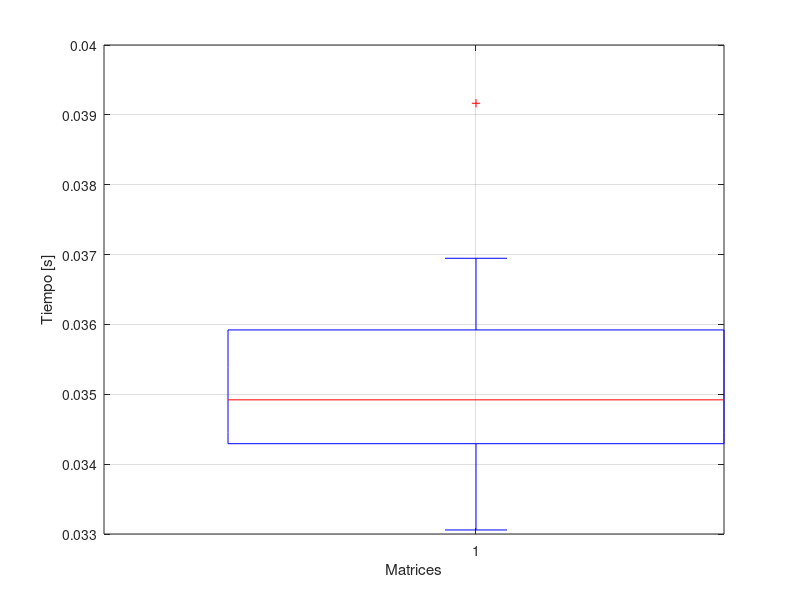

Write the MATLAB code that produced this figure.
%% 26. Use las funciones tic/toc para calcular cuanto demora invertir una matriz
% aleatoria de 300x300. Repita este cálculo 30 veces. Haga un gráfico tipo boxplot
% de los resultados y explíquelo.
b= [ ];
for i=1:30
A = randi(300,300);
tic
inv(A);
b=[b toc];
end
boxplot(b)
grid on
ylabel("Tiempo [s]")
xlabel("Matrices")